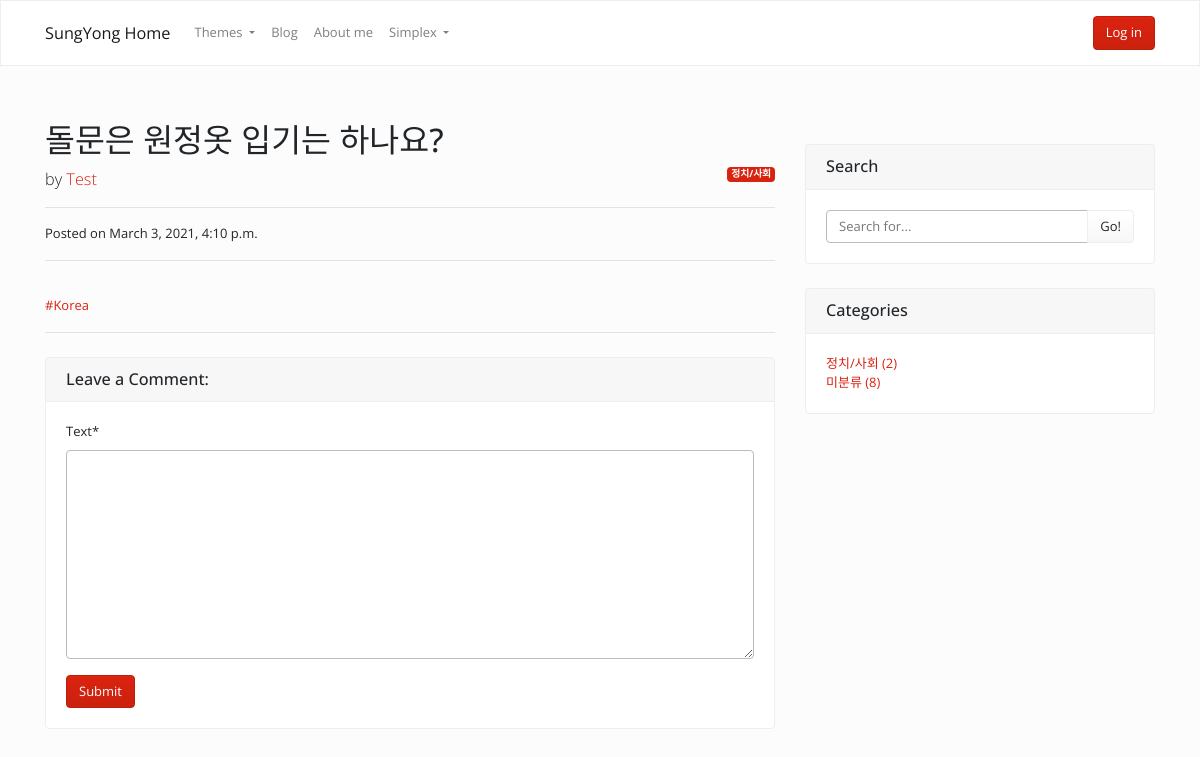
Page /blog/8/ on the committed database.
### blog/models.py (models this page shows, shortened)
class Post(models.Model):
    title = models.CharField(max_length=30)
    content = MarkdownxField()
    image = models.ImageField(upload_to='blog/%Y/%m/%d/', blank=True)
    created = models.DateTimeField(auto_now=True)
    author = models.ForeignKey(User, on_delete=models.CASCADE)
    category = models.ForeignKey(Category, blank=True, null=True, on_delete=models.SET_NULL)
    tags = models.ManyToManyField(Tag, blank=True)
    class Meta:
        ordering = ['-created',]
    def get_absolute_url(self):
        return '/blog/{}/'.format(self.pk)
    def get_markdown_content(self):
        return markdown(self.content)

class Category(models.Model):
    name = models.CharField(max_length=25, unique=True)
    description = models.TextField(blank=True)
    slug = models.SlugField(unique=True, allow_unicode=True)
    def __str__(self):
        return self.name
    def get_absolute_url(self):
        return '/blog/category/{}/'.format(self.slug)
    class Meta:
        verbose_name_plural = 'categories'

class Tag(models.Model):
    name = models.CharField(max_length=40, unique=True)
    slug = models.SlugField(unique=True, allow_unicode=True)
    def __str__(self):
        return self.name
    def get_absolute_url(self):
        return '/blog/tag/{}/'.format(self.slug)

### blog/views.py (the view)
# urls.py: path('<int:pk>/', views.PostDetail.as_view()),
class PostDetail(DetailView):
    model = Post
    def get_context_data(self, *, object_list=None, **kwargs):
        context = super(PostDetail, self).get_context_data(**kwargs)
        context['category_list'] = Category.objects.all()
        context['posts_without_category'] = Post.objects.filter(category=None).count()
        context['comment_form'] = CommentForm()
        return context

### blog/forms.py
class CommentForm(forms.ModelForm):
    class Meta:
        model = Comment
        fields = ('text',)

### blog/templates/blog/post_detail.html (shortened to what this page needs)
{% extends 'blog/base.html' %}
{% load crispy_forms_tags %}
{% block content %}
<h1>{{ object.title }}</h1>
{% if object.category %}
<span class="badge badge-primary float-right">{{ object.category }}</span>
{% else %}
<span class="badge badge-primary float-right">미분류</span>
{% endif %}
<p class="lead">
  by
  <a href="#">{{ object.author.username }}</a>
</p>
<hr>
<p>Posted on {{ object.created }}</p>
<hr>
<br/>
{% for tag in object.tags.all %}
<a href="{{ tag.get_absolute_url }}">#{{tag}}</a>
{% endfor %}
<hr>
<div class="card my-4">
  <h5 class="card-header">Leave a Comment:</h5>
  <div class="card-body">
    <form method="post" action="{{ object.get_absolute_url }}new_comment/">{% csrf_token %}
      <div class="form-group">
        {{ comment_form | crispy }}
      </div>
      <button type="submit" class="btn btn-primary">Submit</button>
    </form>
  </div>
</div>
{% endblock %}

### blog/templates/blog/base.html (shortened to what this page needs)
<!DOCTYPE html>
{% load static %}
<html lang="ko">
<head>
  <link rel="stylesheet" href="{% static 'blog/bootstrap/bootstrap.css' %}">
  <link rel="stylesheet" href="{% static 'blog/_assets/css/custom.min.css' %}">
</head>
<body>
<div class="navbar navbar-expand-lg fixed-top navbar-light bg-light" id="navbar">
  <div class="container">
    <a href="../" class="navbar-brand">SungYong Home</a>
    <div class="collapse navbar-collapse" id="navbarResponsive">
      <ul class="navbar-nav">
        <li class="nav-item dropdown">
          <a class="nav-link dropdown-toggle" data-toggle="dropdown" href="#" id="themes">Themes </a>
        </li>
        <li class="nav-item">
          <a class="nav-link" href="/blog/">Blog</a>
        </li>
        <li class="nav-item">
          <a class="nav-link" href="/about_me/">About me</a>
        </li>
        <li class="nav-item dropdown">
          <a class="nav-link dropdown-toggle" data-toggle="dropdown" href="#" id="download">Simplex </a>
        </li>
      </ul>
      <ui class="nav navbar-nav ml-auto">
        {% if user.is_authenticated %}
        <li class="nav-item dropdown">
          <a class="nav-link dropdown-toggle" data-toggle="dropdown" href="#" id="download">{{ user }}<span class="caret"></span></a>
          <div class="dropdown-menu" aria-labelledby="download">
            <a class="dropdown-item" href="/accounts/logout/">Log out</a>
          </div>
        </li>
        {% else %}
          <li class="nav-item">
              <button type="button" class="btn btn-primary" data-toggle="modal" data-target="#loginModal">
                Log in
              </button>
          </li>
        {% endif %}
      </ui>
    </div>
  </div>
</div>
{% load socialaccount %}
<div class="container">
  <div class="row">
    <div class="col-md-8" id="main-div">
      {% block content %}
      {% endblock %}
    </div>
    <div class="col-md-4" id="side-div">
      <div class="card my-4">
        <h5 class="card-header">Search</h5>
        <div class="card-body">
          <div class="input-group">
            <input type="text" class="form-control" placeholder="Search for...">
            <span class="input-group-append">
               <button class="btn btn-secondary" type="button">Go!</button>
             </span>
          </div>
        </div>
      </div>
      <div class="card my-4" id="category-card">
        <h5 class="card-header">Categories</h5>
        <div class="card-body">
          <div class="row">
            <div class="col-lg-6">
              <ul class="list-unstyled mb-0">
                {% for category in category_list %}
                <li>
                  <a href="{{category.get_absolute_url}}">{{ category.name }} ({{ category.post_set.count }}) </a>
                </li>
                {% endfor %}
                <li>
                  <a href="/blog/category/_none/">미분류 ({{ posts_without_category }})</a>
                </li>
              </ul>
            </div>
          </div>
        </div>
      </div>
    </div>
  </div>
</div>
</body>
</html>

### rows in the picture
Post: title "돌문은 원정옷 입기는 하나요?", category "정치/사회", author.username "Test", created "March 3, 2021, 4:10 p.m."
Tag: name "Korea"
Category: name "정치/사회", post_set.count "2"

### other values in the picture
{{ posts_without_category }} "8"
